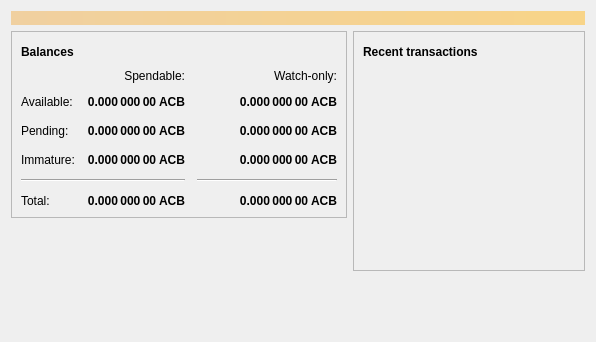
<?xml version="1.0" encoding="UTF-8"?>
<ui version="4.0">
 <class>OverviewPage</class>
 <widget class="QWidget" name="OverviewPage">
  <property name="geometry">
   <rect>
    <x>0</x>
    <y>0</y>
    <width>596</width>
    <height>342</height>
   </rect>
  </property>
  <property name="windowTitle">
   <string>Form</string>
  </property>
  <layout class="QVBoxLayout" name="topLayout">
   <item>
    <widget class="QLabel" name="labelAlerts">
     <property name="visible">
      <bool>false</bool>
     </property>
     <property name="styleSheet">
      <string notr="true">QLabel { background-color: qlineargradient(x1: 0, y1: 0, x2: 1, y2: 0, stop:0 #F0D0A0, stop:1 #F8D488); color:#000000; }</string>
     </property>
     <property name="wordWrap">
      <bool>true</bool>
     </property>
     <property name="margin">
      <number>3</number>
     </property>
     <property name="textInteractionFlags">
      <set>Qt::TextSelectableByMouse</set>
     </property>
    </widget>
   </item>
   <item>
    <layout class="QHBoxLayout" name="horizontalLayout" stretch="1,1">
     <item>
      <layout class="QVBoxLayout" name="verticalLayout_2">
       <item>
        <widget class="QFrame" name="frame">
         <property name="frameShape">
          <enum>QFrame::StyledPanel</enum>
         </property>
         <property name="frameShadow">
          <enum>QFrame::Raised</enum>
         </property>
         <layout class="QVBoxLayout" name="verticalLayout_4">
          <item>
           <layout class="QHBoxLayout" name="horizontalLayout_4">
            <item>
             <widget class="QLabel" name="label_5">
              <property name="font">
               <font>
                <weight>75</weight>
                <bold>true</bold>
               </font>
              </property>
              <property name="text">
               <string>Balances</string>
              </property>
             </widget>
            </item>
            <item>
             <widget class="QPushButton" name="labelWalletStatus">
              <property name="enabled">
               <bool>true</bool>
              </property>
              <property name="maximumSize">
               <size>
                <width>30</width>
                <height>16777215</height>
               </size>
              </property>
              <property name="toolTip">
               <string>The displayed information may be out of date. Your wallet automatically synchronizes with the Bitcoin network after a connection is established, but this process has not completed yet.</string>
              </property>
              <property name="text">
               <string/>
              </property>
              <property name="icon">
               <iconset resource="../bitcoin.qrc">
                <normaloff>:/icons/warning</normaloff>
                <disabledoff>:/icons/warning</disabledoff>:/icons/warning</iconset>
              </property>
              <property name="iconSize">
               <size>
                <width>24</width>
                <height>24</height>
               </size>
              </property>
              <property name="flat">
               <bool>true</bool>
              </property>
             </widget>
            </item>
            <item>
             <spacer name="horizontalSpacer_3">
              <property name="orientation">
               <enum>Qt::Horizontal</enum>
              </property>
              <property name="sizeHint" stdset="0">
               <size>
                <width>40</width>
                <height>20</height>
               </size>
              </property>
             </spacer>
            </item>
           </layout>
          </item>
          <item>
           <layout class="QGridLayout" name="gridLayout">
            <property name="spacing">
             <number>12</number>
            </property>
            <item row="2" column="2">
             <widget class="QLabel" name="labelWatchPending">
              <property name="font">
               <font>
                <weight>75</weight>
                <bold>true</bold>
               </font>
              </property>
              <property name="cursor">
               <cursorShape>IBeamCursor</cursorShape>
              </property>
              <property name="toolTip">
               <string>Unconfirmed transactions to watch-only addresses</string>
              </property>
              <property name="text">
               <string notr="true">0.000 000 00 ACB</string>
              </property>
              <property name="alignment">
               <set>Qt::AlignRight|Qt::AlignTrailing|Qt::AlignVCenter</set>
              </property>
              <property name="textInteractionFlags">
               <set>Qt::LinksAccessibleByMouse|Qt::TextSelectableByKeyboard|Qt::TextSelectableByMouse</set>
              </property>
             </widget>
            </item>
            <item row="2" column="1">
             <widget class="QLabel" name="labelUnconfirmed">
              <property name="font">
               <font>
                <weight>75</weight>
                <bold>true</bold>
               </font>
              </property>
              <property name="cursor">
               <cursorShape>IBeamCursor</cursorShape>
              </property>
              <property name="toolTip">
               <string>Total of transactions that have yet to be confirmed, and do not yet count toward the spendable balance</string>
              </property>
              <property name="text">
               <string notr="true">0.000 000 00 ACB</string>
              </property>
              <property name="alignment">
               <set>Qt::AlignRight|Qt::AlignTrailing|Qt::AlignVCenter</set>
              </property>
              <property name="textInteractionFlags">
               <set>Qt::LinksAccessibleByMouse|Qt::TextSelectableByKeyboard|Qt::TextSelectableByMouse</set>
              </property>
             </widget>
            </item>
            <item row="3" column="2">
             <widget class="QLabel" name="labelWatchImmature">
              <property name="font">
               <font>
                <weight>75</weight>
                <bold>true</bold>
               </font>
              </property>
              <property name="cursor">
               <cursorShape>IBeamCursor</cursorShape>
              </property>
              <property name="toolTip">
               <string>Mined balance in watch-only addresses that has not yet matured</string>
              </property>
              <property name="text">
               <string notr="true">0.000 000 00 ACB</string>
              </property>
              <property name="alignment">
               <set>Qt::AlignRight|Qt::AlignTrailing|Qt::AlignVCenter</set>
              </property>
              <property name="textInteractionFlags">
               <set>Qt::LinksAccessibleByMouse|Qt::TextSelectableByKeyboard|Qt::TextSelectableByMouse</set>
              </property>
             </widget>
            </item>
            <item row="4" column="0" colspan="2">
             <widget class="Line" name="line">
              <property name="orientation">
               <enum>Qt::Horizontal</enum>
              </property>
             </widget>
            </item>
            <item row="4" column="2">
             <widget class="Line" name="lineWatchBalance">
              <property name="sizePolicy">
               <sizepolicy hsizetype="Preferred" vsizetype="Fixed">
                <horstretch>0</horstretch>
                <verstretch>0</verstretch>
               </sizepolicy>
              </property>
              <property name="minimumSize">
               <size>
                <width>140</width>
                <height>0</height>
               </size>
              </property>
              <property name="orientation">
               <enum>Qt::Horizontal</enum>
              </property>
             </widget>
            </item>
            <item row="5" column="0">
             <widget class="QLabel" name="labelTotalText">
              <property name="text">
               <string>Total:</string>
              </property>
             </widget>
            </item>
            <item row="3" column="1">
             <widget class="QLabel" name="labelImmature">
              <property name="font">
               <font>
                <weight>75</weight>
                <bold>true</bold>
               </font>
              </property>
              <property name="cursor">
               <cursorShape>IBeamCursor</cursorShape>
              </property>
              <property name="toolTip">
               <string>Mined balance that has not yet matured</string>
              </property>
              <property name="text">
               <string notr="true">0.000 000 00 ACB</string>
              </property>
              <property name="alignment">
               <set>Qt::AlignRight|Qt::AlignTrailing|Qt::AlignVCenter</set>
              </property>
              <property name="textInteractionFlags">
               <set>Qt::LinksAccessibleByMouse|Qt::TextSelectableByKeyboard|Qt::TextSelectableByMouse</set>
              </property>
             </widget>
            </item>
            <item row="2" column="3">
             <spacer name="horizontalSpacer_2">
              <property name="orientation">
               <enum>Qt::Horizontal</enum>
              </property>
              <property name="sizeHint" stdset="0">
               <size>
                <width>40</width>
                <height>20</height>
               </size>
              </property>
             </spacer>
            </item>
            <item row="3" column="0">
             <widget class="QLabel" name="labelImmatureText">
              <property name="text">
               <string>Immature:</string>
              </property>
             </widget>
            </item>
            <item row="5" column="1">
             <widget class="QLabel" name="labelTotal">
              <property name="font">
               <font>
                <weight>75</weight>
                <bold>true</bold>
               </font>
              </property>
              <property name="cursor">
               <cursorShape>IBeamCursor</cursorShape>
              </property>
              <property name="toolTip">
               <string>Your current total balance</string>
              </property>
              <property name="text">
               <string notr="true">0.000 000 00 ACB</string>
              </property>
              <property name="alignment">
               <set>Qt::AlignRight|Qt::AlignTrailing|Qt::AlignVCenter</set>
              </property>
              <property name="textInteractionFlags">
               <set>Qt::LinksAccessibleByMouse|Qt::TextSelectableByKeyboard|Qt::TextSelectableByMouse</set>
              </property>
             </widget>
            </item>
            <item row="5" column="2">
             <widget class="QLabel" name="labelWatchTotal">
              <property name="font">
               <font>
                <weight>75</weight>
                <bold>true</bold>
               </font>
              </property>
              <property name="cursor">
               <cursorShape>IBeamCursor</cursorShape>
              </property>
              <property name="toolTip">
               <string>Current total balance in watch-only addresses</string>
              </property>
              <property name="text">
               <string notr="true">0.000 000 00 ACB</string>
              </property>
              <property name="alignment">
               <set>Qt::AlignRight|Qt::AlignTrailing|Qt::AlignVCenter</set>
              </property>
              <property name="textInteractionFlags">
               <set>Qt::LinksAccessibleByMouse|Qt::TextSelectableByKeyboard|Qt::TextSelectableByMouse</set>
              </property>
             </widget>
            </item>
            <item row="0" column="2">
             <widget class="QLabel" name="labelWatchonly">
              <property name="text">
               <string>Watch-only:</string>
              </property>
              <property name="alignment">
               <set>Qt::AlignRight|Qt::AlignTrailing|Qt::AlignVCenter</set>
              </property>
             </widget>
            </item>
            <item row="1" column="0">
             <widget class="QLabel" name="labelBalanceText">
              <property name="text">
               <string>Available:</string>
              </property>
             </widget>
            </item>
            <item row="1" column="1">
             <widget class="QLabel" name="labelBalance">
              <property name="font">
               <font>
                <weight>75</weight>
                <bold>true</bold>
               </font>
              </property>
              <property name="cursor">
               <cursorShape>IBeamCursor</cursorShape>
              </property>
              <property name="toolTip">
               <string>Your current spendable balance</string>
              </property>
              <property name="text">
               <string notr="true">0.000 000 00 ACB</string>
              </property>
              <property name="alignment">
               <set>Qt::AlignRight|Qt::AlignTrailing|Qt::AlignVCenter</set>
              </property>
              <property name="textInteractionFlags">
               <set>Qt::LinksAccessibleByMouse|Qt::TextSelectableByKeyboard|Qt::TextSelectableByMouse</set>
              </property>
             </widget>
            </item>
            <item row="1" column="2">
             <widget class="QLabel" name="labelWatchAvailable">
              <property name="font">
               <font>
                <weight>75</weight>
                <bold>true</bold>
               </font>
              </property>
              <property name="cursor">
               <cursorShape>IBeamCursor</cursorShape>
              </property>
              <property name="toolTip">
               <string>Your current balance in watch-only addresses</string>
              </property>
              <property name="text">
               <string notr="true">0.000 000 00 ACB</string>
              </property>
              <property name="alignment">
               <set>Qt::AlignRight|Qt::AlignTrailing|Qt::AlignVCenter</set>
              </property>
              <property name="textInteractionFlags">
               <set>Qt::LinksAccessibleByMouse|Qt::TextSelectableByKeyboard|Qt::TextSelectableByMouse</set>
              </property>
             </widget>
            </item>
            <item row="2" column="0">
             <widget class="QLabel" name="labelPendingText">
              <property name="text">
               <string>Pending:</string>
              </property>
             </widget>
            </item>
            <item row="0" column="1">
             <widget class="QLabel" name="labelSpendable">
              <property name="text">
               <string>Spendable:</string>
              </property>
              <property name="alignment">
               <set>Qt::AlignRight|Qt::AlignTrailing|Qt::AlignVCenter</set>
              </property>
             </widget>
            </item>
           </layout>
          </item>
         </layout>
        </widget>
       </item>
       <item>
        <spacer name="verticalSpacer">
         <property name="orientation">
          <enum>Qt::Vertical</enum>
         </property>
         <property name="sizeHint" stdset="0">
          <size>
           <width>20</width>
           <height>40</height>
          </size>
         </property>
        </spacer>
       </item>
      </layout>
     </item>
     <item>
      <layout class="QVBoxLayout" name="verticalLayout_3">
       <item>
        <widget class="QFrame" name="frame_2">
         <property name="frameShape">
          <enum>QFrame::StyledPanel</enum>
         </property>
         <property name="frameShadow">
          <enum>QFrame::Raised</enum>
         </property>
         <layout class="QVBoxLayout" name="verticalLayout">
          <item>
           <layout class="QHBoxLayout" name="horizontalLayout_2">
            <item>
             <widget class="QLabel" name="label_4">
              <property name="font">
               <font>
                <weight>75</weight>
                <bold>true</bold>
               </font>
              </property>
              <property name="text">
               <string>Recent transactions</string>
              </property>
             </widget>
            </item>
            <item>
             <widget class="QPushButton" name="labelTransactionsStatus">
              <property name="enabled">
               <bool>true</bool>
              </property>
              <property name="maximumSize">
               <size>
                <width>30</width>
                <height>16777215</height>
               </size>
              </property>
              <property name="toolTip">
               <string>The displayed information may be out of date. Your wallet automatically synchronizes with the Bitcoin network after a connection is established, but this process has not completed yet.</string>
              </property>
              <property name="text">
               <string/>
              </property>
              <property name="icon">
               <iconset resource="../bitcoin.qrc">
                <normaloff>:/icons/warning</normaloff>
                <disabledoff>:/icons/warning</disabledoff>:/icons/warning</iconset>
              </property>
              <property name="iconSize">
               <size>
                <width>24</width>
                <height>24</height>
               </size>
              </property>
              <property name="flat">
               <bool>true</bool>
              </property>
             </widget>
            </item>
            <item>
             <spacer name="horizontalSpacer">
              <property name="orientation">
               <enum>Qt::Horizontal</enum>
              </property>
              <property name="sizeHint" stdset="0">
               <size>
                <width>40</width>
                <height>20</height>
               </size>
              </property>
             </spacer>
            </item>
           </layout>
          </item>
          <item>
           <widget class="QListView" name="listTransactions">
            <property name="styleSheet">
             <string notr="true">QListView { background: transparent; }</string>
            </property>
            <property name="frameShape">
             <enum>QFrame::NoFrame</enum>
            </property>
            <property name="verticalScrollBarPolicy">
             <enum>Qt::ScrollBarAlwaysOff</enum>
            </property>
            <property name="horizontalScrollBarPolicy">
             <enum>Qt::ScrollBarAlwaysOff</enum>
            </property>
            <property name="selectionMode">
             <enum>QAbstractItemView::NoSelection</enum>
            </property>
           </widget>
          </item>
         </layout>
        </widget>
       </item>
       <item>
        <spacer name="verticalSpacer_2">
         <property name="orientation">
          <enum>Qt::Vertical</enum>
         </property>
         <property name="sizeHint" stdset="0">
          <size>
           <width>20</width>
           <height>40</height>
          </size>
         </property>
        </spacer>
       </item>
      </layout>
     </item>
    </layout>
   </item>
  </layout>
 </widget>
 <resources/>
 <connections/>
</ui>
